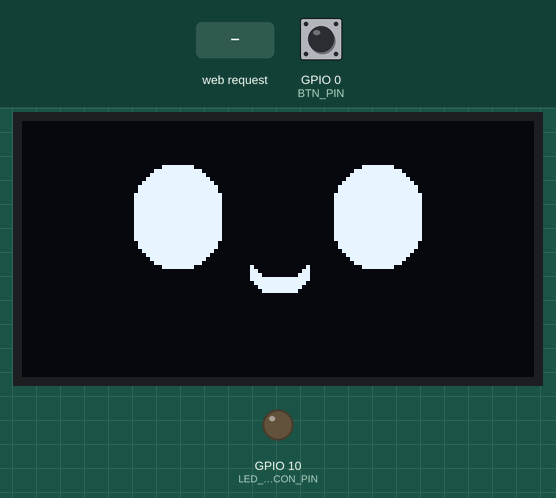
This sketch was run on a simulated ESP32-S3. Shown: 128×64 one-colour display, output pins drawn as LEDs (lit = HIGH). The test bench sets the inputs (shaded band); at power-on: GPIO 0 (BTN_PIN) HIGH. WiFi joins after 1.5 s; servers stay silent unless stated; uploads are accepted with an empty reply; random numbers use the default seed unless the sketch sets one.

Above: at 6.8 s.
6.9 s: HTTP request GET /ask?q=1 received
At 7.66 s:
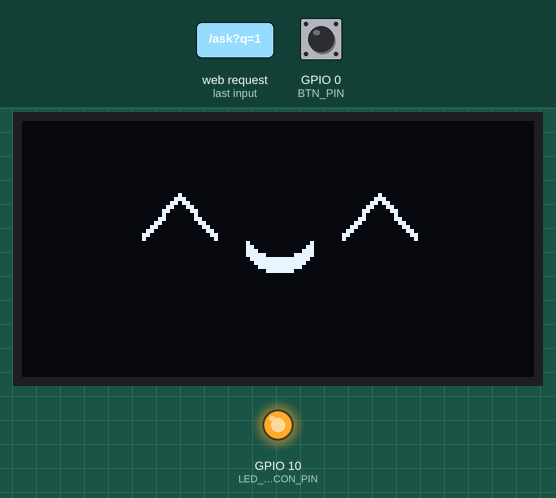
At 8.13 s:
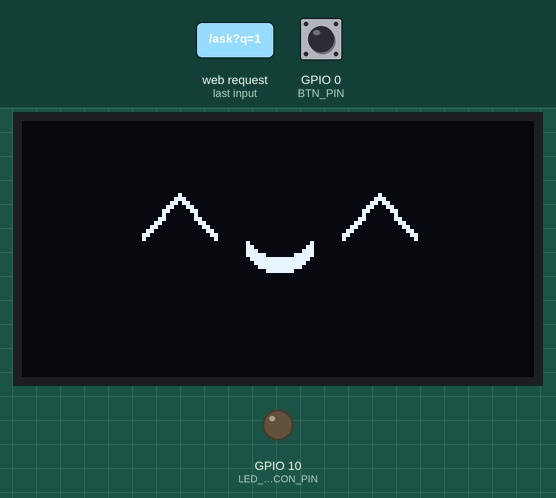
9.3 s: HTTP request GET /ask?q=0 received
At 9.49 s:
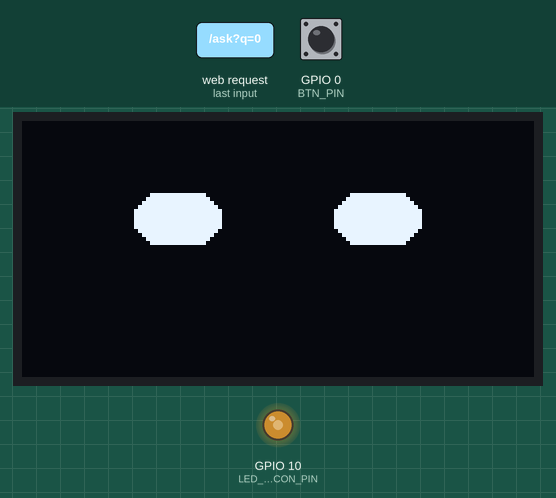
10.9 s: GPIO 0 (BTN_PIN) pulled LOW for 0.15 s
Timing chart, 0 to 14.2 s (numbered marks = the images above; inputs shaded):
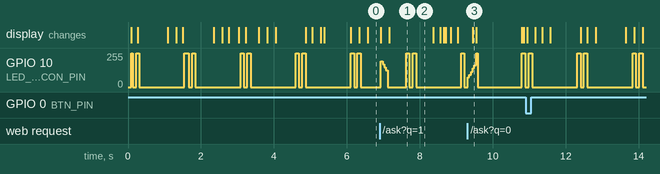

Measured:
- by itself, GPIO 10 (LED_BEACON_PIN): repeats every 1.5 s: 0/255 1.2 s, 255/255 0.09 s, 0/255 0.09 s, 255/255 0.09 s
- what the display in image 1 shows lasts 1.2 s, from 7.2 s to 8.4 s

The sketch:

Astro_M1_Web.ino
```cpp
/*
 * ============================================================
 *  ASTRO M1 — WEB EDITION (DUAL-CORE ANIMATION + AJAX WEB)
 *  Board  : ESP32-S3 Super Mini
 * ============================================================
 */

#include <WiFi.h>
#include <WiFiClientSecure.h>
#include <HTTPClient.h>
#include "secrets.h"
#include <WebServer.h>
#include <ESPmDNS.h>
#include <ArduinoJson.h>
#include <Wire.h>
#include <Adafruit_GFX.h>
#include <Adafruit_SSD1306.h>
#include <ArduinoOTA.h>

#define OLED_SDA 8
#define OLED_SCL 9
#define BTN_PIN  0
#define LED_BEACON_PIN 10

#define SCREEN_W 128
#define SCREEN_H 64

Adafruit_SSD1306 display(SCREEN_W, SCREEN_H, &Wire, -1);
WebServer server(80);

// ============== OTA SUPPORT ==============
bool otaInProgress = false;

void drawOtaScreen(const char* message, int progressPercent = -1) {
  display.clearDisplay();
  if (progressPercent >= 0) {
    int barX = 20, barY = 30, barWidth = 88, barHeight = 10;
    display.drawRect(barX, barY, barWidth, barHeight, SSD1306_WHITE);
    int fillWidth = (barWidth * progressPercent) / 100;
    if (fillWidth > 0) display.fillRect(barX + 1, barY + 1, fillWidth - 2, barHeight - 2, SSD1306_WHITE);
    display.setTextSize(1); display.setTextColor(SSD1306_WHITE);
    display.setCursor(0, 0); display.print("OTA UPDATE...");
  } else {
    display.setTextSize(1); display.setTextColor(SSD1306_WHITE);
    display.setCursor(0, 20); display.println(message);
  }
  display.display();
}

void onOtaStart() { otaInProgress = true; drawOtaScreen("Memulai Update..."); }
void onOtaEnd() { drawOtaScreen("Success! Reboot...", 100); delay(1000); }
void onOtaProgress(unsigned int progress, unsigned int total) {
  unsigned int percent = (progress * 100) / total;
  static int lastPercent = -1;
  if (percent - lastPercent >= 5 || percent == 100) { lastPercent = percent; drawOtaScreen("Uploading...", percent); }
}
void onOtaError(ota_error_t error) { drawOtaScreen("OTA ERROR!"); delay(2000); otaInProgress = false; }

// ============== STATE & ANIMATION SYSTEM ==============
String persona = "Kamu adalah Astro, asisten AI. Jawab maksimal 30 kata, polos tanpa markdown.";

enum OledState { ST_IDLE, ST_BUSY, ST_TALKING, ST_HAPPY };
volatile OledState oledState = ST_IDLE; // Volatile karena diakses lintas Core

unsigned long talkTimer = 0;
unsigned long talkDuration = 0;
unsigned long happyTimer = 0;
unsigned long blinkTimer = 0;
unsigned long glanceTimer = 0;
bool blinkState = false;
int glanceDirection = 0;
int eyeGlanceOffset = 0;
int beaconStep = 0;

const unsigned long BLINK_INTERVAL_MIN = 2500;
const unsigned long BLINK_INTERVAL_MAX = 6000;
const unsigned long GLANCE_INTERVAL     = 3500;
const unsigned long GLANCE_DURATION     = 1800;
const unsigned long HAPPY_DURATION      = 1200;

// Proporsi mata
const int EYE_BASE_WIDTH    = 22;
const int EYE_BASE_HEIGHT   = 28;
const int EYE_CORNER_RADIUS = 10;
const int EYE_DISTANCE      = 50;
const int EYE_Y             = 24;
const int GLANCE_MAX_OFFSET = 7;

void updateBeaconLED() {
  unsigned long now = millis();

  if (oledState == ST_BUSY) {
    // Efek Napas (Breathing) Mulus pakai Gelombang Sinus
    int brightness = 127 + 127 * sin(now / 250.0);
    analogWrite(LED_BEACON_PIN, brightness);
  } else {
    static unsigned long lastStepTime = 0;
    switch (beaconStep) {
      case 0: analogWrite(LED_BEACON_PIN, 255); if (now - lastStepTime >= 50) { lastStepTime = now; beaconStep = 1; } break;
      case 1: analogWrite(LED_BEACON_PIN, 0);   if (now - lastStepTime >= 80) { lastStepTime = now; beaconStep = 2; } break;
      case 2: analogWrite(LED_BEACON_PIN, 255); if (now - lastStepTime >= 50) { lastStepTime = now; beaconStep = 3; } break;
      case 3: analogWrite(LED_BEACON_PIN, 0);   if (now - lastStepTime >= 1200){ lastStepTime = now; beaconStep = 0; } break;
    }
  }
}

void drawMouth(int centerX, int centerY, int width, int curvature, int thickness) {
  int halfW = width / 2;
  for (int x = -halfW; x <= halfW; x++) {
    int yOffset = -(x * x * curvature) / (halfW * halfW);
    int pixelY = centerY + yOffset;
    for (int t = 0; t < thickness; t++) display.drawPixel(centerX + x, pixelY + t, SSD1306_WHITE);
  }
}

void updateEyeAnimation() {
  unsigned long now = millis();
  static unsigned long nextBlinkTime = 3000;
  if (now - blinkTimer >= nextBlinkTime) {
    blinkTimer = now; blinkState = true; nextBlinkTime = random(BLINK_INTERVAL_MIN, BLINK_INTERVAL_MAX);
  }
  if (blinkState && (now - blinkTimer > 140)) blinkState = false;

  if (now - glanceTimer >= GLANCE_INTERVAL) {
    glanceTimer = now; glanceDirection = random(0, 4); eyeGlanceOffset = GLANCE_MAX_OFFSET;
  }
  if (glanceDirection != 0 && (now - glanceTimer >= GLANCE_DURATION)) {
    glanceDirection = 0; eyeGlanceOffset = 0;
  }
}

void drawEyesBase(int eWidth, int eHeight, int xOff, int yOff, bool showMouth, int mw=14, int mc=3, int mt=4) {
  int gX = 0, gY = 0;
  if (glanceDirection == 1) gX = -eyeGlanceOffset; else if (glanceDirection == 2) gX = eyeGlanceOffset; else if (glanceDirection == 3) gY = eyeGlanceOffset;

  int rX = 64 + (EYE_DISTANCE / 2) - (eWidth / 2) + xOff + gX;
  int lX = 64 - (EYE_DISTANCE / 2) - (eWidth / 2) + xOff + gX;
  int cH = blinkState ? 2 : eHeight;
  int cY = blinkState ? (EYE_Y + yOff + gY) : (EYE_Y - (eHeight / 2) + yOff + gY);
  int rad = blinkState ? 1 : EYE_CORNER_RADIUS;

  display.fillRoundRect(rX, cY, eWidth, cH, rad, SSD1306_WHITE);
  display.fillRoundRect(lX, cY, eWidth, cH, rad, SSD1306_WHITE);

  if (showMouth && !blinkState) drawMouth(64 + xOff + gX, EYE_Y + (eHeight / 2) + 2 + yOff + gY, mw, mc, mt);
}

void drawIdleState() {
  display.clearDisplay(); updateEyeAnimation();
  int breatheHeight = EYE_BASE_HEIGHT + map(sin(millis() / 400.0) * 100, -100, 100, -2, 2);
  drawEyesBase(EYE_BASE_WIDTH, breatheHeight, 0, 0, true, 14, 3, 4); display.display();
}

void drawBusyState() {
  display.clearDisplay();
  int squishW = EYE_BASE_WIDTH + map(sin(millis() / 150.0) * 100, -100, 100, -3, 3);
  int squishH = 12 + map(cos(millis() / 150.0) * 100, -100, 100, -2, 2);
  drawEyesBase(squishW, max(6, squishH), 0, 0, false); display.display();
}

void drawHappyState() {
  display.clearDisplay();
  int rX = 64 + (EYE_DISTANCE / 2), lX = 64 - (EYE_DISTANCE / 2), y = 22;
  display.drawLine(rX-9, y+6, rX, y-4, SSD1306_WHITE); display.drawLine(rX-9, y+7, rX, y-3, SSD1306_WHITE);
  display.drawLine(rX, y-4, rX+9, y+6, SSD1306_WHITE); display.drawLine(rX, y-3, rX+9, y+7, SSD1306_WHITE);
  display.drawLine(lX-9, y+6, lX, y-4, SSD1306_WHITE); display.drawLine(lX-9, y+7, lX, y-3, SSD1306_WHITE);
  display.drawLine(lX, y-4, lX+9, y+6, SSD1306_WHITE); display.drawLine(lX, y-3, lX+9, y+7, SSD1306_WHITE);
  drawMouth(64, 34, 16, 4, 4); display.display();
}

void drawTalkingState() {
  display.clearDisplay(); updateEyeAnimation();
  int breatheHeight = EYE_BASE_HEIGHT + map(sin(millis() / 300.0) * 100, -100, 100, -2, 2);
  int talkFrame = (millis() / 100) % 4;
  int mw = 14, mc = 3, mt = 4;
  if (talkFrame == 0) { mw = 10; mc = 1; mt = 6; } else if (talkFrame == 1) { mw = 16; mc = 3; mt = 3; } else if (talkFrame == 2) { mw = 12; mc = 5; mt = 5; } else { mw = 18; mc = 2; mt = 2; }
  drawEyesBase(EYE_BASE_WIDTH, breatheHeight, 0, 0, true, mw, mc, mt); display.display();
}

void idleScreen() { oledState = ST_IDLE; blinkState = false; glanceDirection = 0; blinkTimer = millis(); glanceTimer = millis(); }
void busyScreen() { oledState = ST_BUSY; }
void startAnswer(const String& text) { talkDuration = text.length() * 75; talkTimer = millis(); happyTimer = millis(); oledState = ST_HAPPY; }

void updateOled() {
  if (otaInProgress) return;
  unsigned long now = millis();
  switch (oledState) {
    case ST_IDLE: drawIdleState(); break;
    case ST_BUSY: drawBusyState(); break;
    case ST_HAPPY: if (now - happyTimer >= HAPPY_DURATION) { oledState = ST_TALKING; talkTimer = now; } else drawHappyState(); break;
    case ST_TALKING: if (now - talkTimer >= talkDuration) idleScreen(); else drawTalkingState(); break;
  }
}

// 🚀 TASK RTOS CORE 0: MENGAMANKAN ANIMASI AGAR TIDAK FREEZE
TaskHandle_t animTask;
void animationLoop(void * parameter) {
  for(;;) {
    if (!otaInProgress) { updateOled(); updateBeaconLED(); }
    vTaskDelay(20 / portTICK_PERIOD_MS); // Animasi stabil 50 FPS
  }
}

// ============== GEMINI API ==============
const char* GEMINI_URL = "https://generativelanguage.googleapis.com/v1beta/models/gemini-3.6-flash:generateContent?key=";

String askGemini(const String& question) {
  WiFiClientSecure client; client.setInsecure(); HTTPClient https;
  https.begin(client, String(GEMINI_URL) + GEMINI_API_KEY);
  https.addHeader("Content-Type", "application/json"); https.setTimeout(30000);

  JsonDocument req;
  req["contents"][0]["parts"][0]["text"] = persona + " Pertanyaan: " + question;
  String body; serializeJson(req, body);

  int code = https.POST(body);
  String answer;

  if (code == 200) {
    JsonDocument filter; filter["candidates"][0]["content"]["parts"][0]["text"] = true;
    JsonDocument res; deserializeJson(res, https.getString(), DeserializationOption::Filter(filter));
    answer = res["candidates"][0]["content"]["parts"][0]["text"].as<String>();
    answer.trim();
  } else answer = "Error jaringan, kode: " + String(code);
  https.end(); return answer;
}

// ============== WEB SERVER (AJAX NO-RELOAD) ==============
void handleRoot() {
  String html =
    F("<!DOCTYPE html><html><head><meta name='viewport' content='width=device-width,initial-scale=1'>"
      "<title>ASTRO</title><style>"
      "body{background:#111;color:#eee;font-family:sans-serif;max-width:480px;margin:auto;padding:16px}"
      "input{width:100%;box-sizing:border-box;padding:12px;margin:6px 0;background:#222;color:#eee;border:1px solid #444;border-radius:8px;font-size:16px;}"
      "button{padding:14px;width:100%;background:#4cf;color:#012;border:0;border-radius:8px;font-weight:bold;margin-bottom:8px;font-size:16px;}"
      ".btn-mic{background:#f44;color:#fff}"
      ".card{background:#1b1b1b;padding:12px;border-radius:8px;margin:10px 0}"
      ".q{color:#8cf;margin:0 0 6px}.a{margin:0}small{color:#888}"
      "</style></head><body><h2>&#9889; ASTRO</h2>"

      "<input id='qInput' placeholder='Ketik atau bicara...' autocomplete='off'>"
      "<button onclick='sendText()'>KIRIM TEKS</button>"
      "<button class='btn-mic' onclick='startMic()'>&#127897; PAKAI SUARA (MIC)</button>"
      "<div id='chatArea'></div>"

      "<script>"
      "var audioCtx = new (window.AudioContext || window.webkitAudioContext)();"

      "function playBeep(f, d, t) {"
      "  setTimeout(() => {"
      "    var osc = audioCtx.createOscillator(); var gain = audioCtx.createGain();"
      "    osc.connect(gain); gain.connect(audioCtx.destination);"
      "    osc.type = 'square'; osc.frequency.value = f;"
      "    gain.gain.setValueAtTime(0.05, audioCtx.currentTime);"
      "    osc.start(); setTimeout(() => osc.stop(), d);"
      "  }, t);"
      "}"

      "function playRobotSound() {"
      "  if(audioCtx.state === 'suspended') audioCtx.resume();"
      "  playBeep(900, 100, 0); playBeep(1200, 80, 120); playBeep(700, 150, 220);"
      "}"

      "function speak(text) {"
      "  var msg = new SpeechSynthesisUtterance(text);"
      "  msg.lang = 'id-ID'; msg.rate = 1.0;"
      "  window.speechSynthesis.speak(msg);"
      "}"

      // AJAX Fetch (Tanpa reload halaman)
      "function fetchAnswer(q) {"
      "  document.getElementById('qInput').value = '';"
      "  document.getElementById('qInput').placeholder = 'Astro sedang mikir...';"
      "  fetch('/ask?q=' + encodeURIComponent(q))"
      "    .then(r => r.text())"
      "    .then(ans => {"
      "       document.getElementById('qInput').placeholder = 'Ketik atau bicara...';"
      "       var chat = document.getElementById('chatArea');"
      "       chat.innerHTML = '<div class=\"card\"><p class=\"q\">Q: ' + q + '</p><p class=\"a\">' + ans + '</p></div>' + chat.innerHTML;"
      "       speak(ans);"
      "    });"
      "}"

      "function sendText() {"
      "  var q = document.getElementById('qInput').value;"
      "  if(q) { playRobotSound(); fetchAnswer(q); }"
      "}"

      "function startMic() {"
      "  playRobotSound();"
      "  var SpeechRecognition = window.SpeechRecognition || window.webkitSpeechRecognition;"
      "  if(!SpeechRecognition) { alert('Browser tidak dukung mic.'); return; }"
      "  var rec = new SpeechRecognition(); rec.lang = 'id-ID';"
      "  rec.onstart = function() { document.getElementById('qInput').placeholder = 'Mendengarkan suara...'; };"
      "  rec.onresult = function(e) { fetchAnswer(e.results[0][0].transcript); };"
      "  rec.start();"
      "}"
      "</script></body></html>"
    );
  server.send(200, "text/html", html);
}

// Endpoint khusus menangani AJAX
void handleAsk() {
  String q = server.arg("q"); q.trim();
  if (q.isEmpty()) { server.send(200, "text/plain", ""); return; }

  busyScreen(); // Animasi mikir + napas (Dijalankan terus oleh Core 0)

  String a = askGemini(q);

  startAnswer(a); // Animasi ngomong (Dijalankan terus oleh Core 0)
  server.send(200, "text/plain", a);
}

// ============== SETUP & LOOP ==============
void setup() {
  Serial.begin(115200);
  pinMode(BTN_PIN, INPUT_PULLUP);
  pinMode(LED_BEACON_PIN, OUTPUT); digitalWrite(LED_BEACON_PIN, LOW);

  Wire.begin(OLED_SDA, OLED_SCL);
  display.begin(SSD1306_SWITCHCAPVCC, 0x3C);

  // Pisahkan Animasi ke Core 0 (Selesai masalah freeze!)
  xTaskCreatePinnedToCore(animationLoop, "AnimTask", 4096, NULL, 1, &animTask, 0);

  display.clearDisplay(); display.setTextSize(1); display.setTextColor(SSD1306_WHITE);
  display.setCursor(0,20); display.println("  Menyambungkan..."); display.display();

  WiFi.mode(WIFI_STA); WiFi.begin(WIFI_SSID, WIFI_PASSWORD);
  while (WiFi.status() != WL_CONNECTED) delay(300);

  ArduinoOTA.setHostname("astro-esp32");
  if (strlen(OTA_PASSWORD) > 0) ArduinoOTA.setPassword(OTA_PASSWORD);
  ArduinoOTA.onStart(onOtaStart); ArduinoOTA.onEnd(onOtaEnd);
  ArduinoOTA.onProgress(onOtaProgress); ArduinoOTA.onError(onOtaError);
  ArduinoOTA.begin();
  MDNS.begin("astro");

  server.on("/", handleRoot);
  server.on("/ask", handleAsk); // Endpoint AJAX
  server.begin();

  display.clearDisplay();
  display.setCursor(0, 20); display.println("  ASTRO CONNECTED!");
  display.println(); display.print("  IP: "); display.println(WiFi.localIP().toString());
  display.display();
  delay(4000);

  idleScreen();
}

// Loop Core 1 sekarang murni hanya untuk jaringan, jadi tidak ada lagi macet/freeze
void loop() {
  server.handleClient();
  ArduinoOTA.handle();

  if (digitalRead(BTN_PIN) == LOW) {
    idleScreen();
    delay(300);
  }
}
```

secrets.example.h
```cpp
// File: secrets.example.h
#pragma once

const char* WIFI_SSID      = "NAMA_WIFI_KAMU";
const char* WIFI_PASSWORD  = "PASSWORD_WIFI_KAMU";
const char* GEMINI_API_KEY = "API_KEY_GEMINI_KAMU";
const char* OTA_PASSWORD   = "PASSWORD_OTA_KAMU";
```
